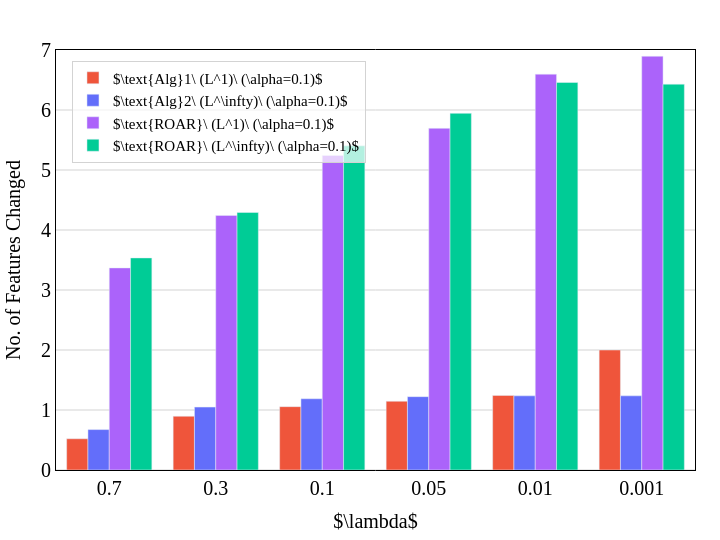

The cell this chart's notebook holds for it:
### Code cell
fig = go.Figure()
font_family = 'Times New Roman'
font_color = 'black'
font_size = 20
# width, height = 720, 540
width, height = 720, 540

for algo in params['algorithms']:
    df_sub = df_results_mean_histo[df_results_mean_histo["algorithm"] == algo]
    fig.add_trace(
        go.Bar(
            x=df_sub["lambda_str"],
            y=df_sub["multi_diff_count"],
            name=algorithm_latex_map[algo],
            marker=dict(color=custom_colors[algo])
        )
    )

fig.update_layout(plot_bgcolor="white",
                  paper_bgcolor="white",)
                #   xaxis=dict(title="Lambda",
                #              showgrid=True,
                #              mirror=True,
                #              gridcolor="black",),
                #     yaxis=dict(title="sum of diff_count",
                #                showgrid=True,
                #                gridcolor="black",
                #                mirror=True))
fig.update_xaxes(
        title=dict(
            text=r"$\lambda$",
            font=dict(
                family=font_family,
                color=font_color,
                size=font_size
            )
            ), 
        showline=True, 
        mirror=True,
        showgrid=False,
        linecolor='black', 
        gridcolor='lightgrey', 
        zerolinewidth=1,
        zerolinecolor='lightgrey',
        )

fig.update_yaxes(
        title=dict(
            text='No. of Features Changed',
            font=dict(
                family=font_family,
                color=font_color,
                size=font_size
            ), 
            ), 
        showline=True, 
        mirror=True,
        linecolor='black', 
        gridcolor='lightgrey',
        zerolinewidth=1,
        zerolinecolor='lightgrey',
        )

fig.update_layout(
        width=width,
        height=height,
        plot_bgcolor='white',
        paper_bgcolor='white',
        margin=dict(t=50,b=25,l=25,r=25),
        # title =dict(
        #     text=f"{params['data'].capitalize()} | {params['base_model'].upper()} | WC ({params['adv_method']}) Adversary", 
        #     x= 0.5, 
        #     font=dict(family=font_family, size=20)
        #     ),
        legend=dict(
            # x=0.975,
            x=0.025, 
            y=0.975, 
            orientation='v',
            xanchor='left',
            font=dict(
                family=font_family,
                color=font_color,
                size=15
                ), 
            bgcolor='rgba(255, 255, 255, 0.7)',
            bordercolor='lightgrey',
            borderwidth=1,
            entrywidth=100.5,
            ),
        xaxis=dict(
            tickfont=dict(
                family=font_family,
                color=font_color,
                size=20,
            ),
            
        ),
        yaxis=dict(
            tickfont=dict(
                family=font_family,
                color=font_color,
                size=20
            ),
            range=[0,7]
        )
    )

### Figure 1 — Plotly figure (JSON) as saved in the notebook; plotly's stock layout.template omitted (floating-point values rounded to 4 significant figures)
{"data": [{"marker": {"color": "#EF553B"}, "name": "$\\text{Alg}1\\ (L^1)\\ (\\alpha=0.1)$", "type": "bar", "x": ["0.7", "0.3", "0.1", "0.05", "0.01", "0.001"], "y": [0.5208, 0.8958, 1.056, 1.146, 1.243, 2.0]}, {"marker": {"color": "#636EFA"}, "name": "$\\text{Alg}2\\ (L^\\infty)\\ (\\alpha=0.1)$", "type": "bar", "x": ["0.7", "0.3", "0.1", "0.05", "0.01", "0.001"], "y": [0.6736, 1.049, 1.188, 1.222, 1.236, 1.236]}, {"marker": {"color": "#AB63FA"}, "name": "$\\text{ROAR}\\ (L^1)\\ (\\alpha=0.1)$", "type": "bar", "x": ["0.7", "0.3", "0.1", "0.05", "0.01", "0.001"], "y": [3.368, 4.243, 5.243, 5.694, 6.597, 6.896]}, {"marker": {"color": "#00CC96"}, "name": "$\\text{ROAR}\\ (L^\\infty)\\ (\\alpha=0.1)$", "type": "bar", "x": ["0.7", "0.3", "0.1", "0.05", "0.01", "0.001"], "y": [3.535, 4.292, 5.403, 5.944, 6.458, 6.431]}], "layout": {"height": 540, "legend": {"bgcolor": "rgba(255, 255, 255, 0.7)", "bordercolor": "lightgrey", "borderwidth": 1, "entrywidth": 100.5, "font": {"color": "black", "family": "Times New Roman", "size": 15}, "orientation": "v", "x": 0.025, "xanchor": "left", "y": 0.975}, "margin": {"b": 25, "l": 25, "r": 25, "t": 50}, "paper_bgcolor": "white", "plot_bgcolor": "white", "width": 720, "xaxis": {"gridcolor": "lightgrey", "linecolor": "black", "mirror": true, "showgrid": false, "showline": true, "tickfont": {"color": "black", "family": "Times New Roman", "size": 20}, "title": {"font": {"color": "black", "family": "Times New Roman", "size": 20}, "text": "$\\lambda$"}, "zerolinecolor": "lightgrey", "zerolinewidth": 1}, "yaxis": {"gridcolor": "lightgrey", "linecolor": "black", "mirror": true, "range": [0, 7], "showline": true, "tickfont": {"color": "black", "family": "Times New Roman", "size": 20}, "title": {"font": {"color": "black", "family": "Times New Roman", "size": 20}, "text": "No. of Features Changed"}, "zerolinecolor": "lightgrey", "zerolinewidth": 1}}}
